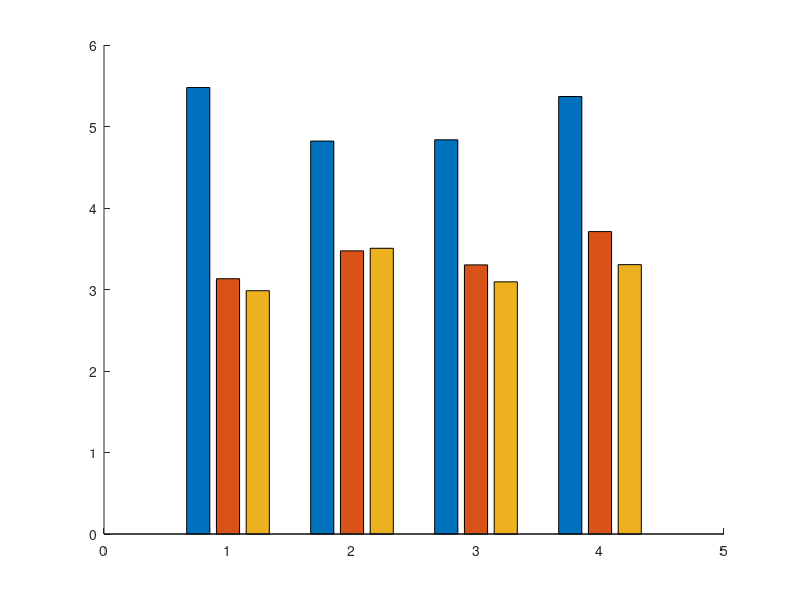

The MATLAB script that drew this image: (Note: this script raises an error after producing the figure.)

% =========================================================================
% Supplementary Figure 5: MRI Thresholds across Motion Directions
% Grouped bars + individual subject scatter + SEM error bars
% =========================================================================

% Load data
% Threshold_MEG: 3 x 4
%   Row 1 = Pre
%   Row 2 = Post1
%   Row 3 = Post2
%   Cols  = 0, 30, 60, 90 degrees
%
% subject_data: 13 x 12
%   Cols 1:4   = Pre,   0/30/60/90 degrees
%   Cols 5:8   = Post1, 0/30/60/90 degrees
%   Cols 9:12  = Post2, 0/30/60/90 degrees

%% Reactivation group
load('Fig_S5.mat', 'Threshold_MEG', 'subject_data');

% --- 1. Data Preparation ---
% assert(isequal(size(Threshold_MEG), [3, 4]), ...
%     'Threshold_MEG must be a 3 x 4 matrix.');
% 
% assert(isequal(size(subject_data), [13, 12]), ...
%     'subject_data must be a 13 x 12 matrix.');

% Rows = directions; columns = test phases
Y = Threshold_MEG';

% Calculate SEM from individual subject data
SE_MRI = zeros(3, 4);

for cond = 1:3
    for dir_idx = 1:4
        col_idx = (cond - 1) * 4 + dir_idx;
        vals = subject_data(:, col_idx);
        vals = vals(isfinite(vals));

        SE_MRI(cond, dir_idx) = std(vals, 0) / sqrt(numel(vals));
    end
end

SE_plot = SE_MRI';

% --- 2. Classic Color Palette ---
c_pre   = [127, 127, 127] / 255; % Gray
c_post1 = [91, 155, 213] / 255;  % Blue
c_post2 = [237, 125, 49] / 255;  % Orange

colors = [c_pre; c_post1; c_post2];

% --- 3. Initialize Figure ---
figure('Name', 'Supplementary Figure - MRI Thresholds', ...
    'Position', [100, 100, 760, 480], ...
    'Color', 'w');

ax = axes;
hold(ax, 'on');

x = 1:4;
bar_width = 0.8;

% --- 4. Plot Grouped Bars ---
b = bar(ax, x, Y, 'grouped', 'BarWidth', bar_width);

for cond = 1:3
    b(cond).FaceColor = colors(cond, :);
    b(cond).EdgeColor = 'none';
end

% Get actual bar centers
bar_centers = zeros(4, 3);

for cond = 1:3
    bar_centers(:, cond) = b(cond).XEndPoints(:);
end

% --- 5. Overlay Individual Subject Scatter ---
% Each direction contains 13 individual subject values per condition.

marker_size = 18;  % Smaller scatter points

for cond = 1:3
    for dir_idx = 1:4

        col_idx = (cond - 1) * 4 + dir_idx;
        vals = subject_data(:, col_idx);

        % Ignore missing or non-finite values
        valid = isfinite(vals);
        vals = vals(valid);

        % Center subjects on the corresponding bar;
        % beeswarm spreads points horizontally to reduce overlap
        x_scatter = repmat( ...
            bar_centers(dir_idx, cond), numel(vals), 1);

        beeswarm(x_scatter, vals, ...
            'sort_style', 'up', ...
            'use_current_axes', true, ...
            'colormap', colors(cond, :), ...
            'MarkerFaceAlpha', 1, ...
            'MarkerEdgeColor', 'white');

    end
end

% Reduce the size of all individual scatter markers
% The beeswarm output is plotted as Scatter objects.
scatter_handles = findobj(ax, 'Type', 'Scatter');

for k = 1:numel(scatter_handles)
    scatter_handles(k).SizeData = marker_size;
end

% Ensure bars are behind the scatter and error bars
set(ax, 'SortMethod', 'childorder');

% --- 6. Plot SEM Error Bars ---
for cond = 1:3
    errorbar(ax, bar_centers(:, cond), Y(:, cond), SE_plot(:, cond), ...
        'Color', [0.35, 0.35, 0.35], ...
        'LineStyle', 'none', ...
        'LineWidth', 1.3, ...
        'CapSize', 4);
end

% --- 7. Axes Formatting ---
ylabel(ax, 'Threshold (°)', ...
    'FontSize', 18, ...
    'FontName', 'Arial');

xlim(ax, [0.5, 4.5]);
xticks(ax, 1:4);
xticklabels(ax, {'0°', '30°', '60°', '90°'});

% Requested Y-axis range
ylim(ax, [0, 10]);
yticks(ax, 0:1:10);

set(ax, ...
    'FontName', 'Arial', ...
    'FontSize', 14, ...
    'LineWidth', 1.2, ...
    'TickDir', 'out', ...
    'TickLength', [0.015, 0.015]);

box(ax, 'off');

% --- 8. Legend ---
lgd = legend(ax, b, {'Pre', 'Post1', 'Post2'}, ...
    'Location', 'southoutside', ...
    'Orientation', 'horizontal');

lgd.Box = 'off';
lgd.FontName = 'Arial';
lgd.FontSize = 13;

hold(ax, 'off');

% --- 9. Export (optional) ---
% exportgraphics(gcf, ...
%     'Supplementary_MRI_Thresholds.png', ...
%     'Resolution', 600);

% exportgraphics(gcf, ...
%     'Supplementary_MRI_Thresholds.pdf', ...
%     'ContentType', 'vector');



%% Control group
load('Fig_S5_control.mat', 'Threshold_MEG', 'subject_data');

% --- 1. Data Preparation ---
% assert(isequal(size(Threshold_MEG), [3, 4]), ...
%     'Threshold_MEG must be a 3 x 4 matrix.');
% 
% assert(isequal(size(subject_data), [13, 12]), ...
%     'subject_data must be a 13 x 12 matrix.');

% Rows = directions; columns = test phases
Y = Threshold_MEG';

% Calculate SEM from individual subject data
SE_MRI = zeros(3, 4);

for cond = 1:3
    for dir_idx = 1:4
        col_idx = (cond - 1) * 4 + dir_idx;
        vals = subject_data(:, col_idx);
        vals = vals(isfinite(vals));

        SE_MRI(cond, dir_idx) = std(vals, 0) / sqrt(numel(vals));
    end
end

SE_plot = SE_MRI';

% --- 2. Classic Color Palette ---
c_pre   = [127, 127, 127] / 255; % Gray
c_post1 = [91, 155, 213] / 255;  % Blue
c_post2 = [237, 125, 49] / 255;  % Orange

colors = [c_pre; c_post1; c_post2];

% --- 3. Initialize Figure ---
figure('Name', 'Supplementary Figure - MRI Thresholds', ...
    'Position', [100, 100, 760, 480], ...
    'Color', 'w');

ax = axes;
hold(ax, 'on');

x = 1:4;
bar_width = 0.8;

% --- 4. Plot Grouped Bars ---
b = bar(ax, x, Y, 'grouped', 'BarWidth', bar_width);

for cond = 1:3
    b(cond).FaceColor = colors(cond, :);
    b(cond).EdgeColor = 'none';
end

% Get actual bar centers
bar_centers = zeros(4, 3);

for cond = 1:3
    bar_centers(:, cond) = b(cond).XEndPoints(:);
end

% --- 5. Overlay Individual Subject Scatter ---
% Each direction contains 13 individual subject values per condition.

marker_size = 18;  % Smaller scatter points

for cond = 1:3
    for dir_idx = 1:4

        col_idx = (cond - 1) * 4 + dir_idx;
        vals = subject_data(:, col_idx);

        % Ignore missing or non-finite values
        valid = isfinite(vals);
        vals = vals(valid);

        % Center subjects on the corresponding bar;
        % beeswarm spreads points horizontally to reduce overlap
        x_scatter = repmat( ...
            bar_centers(dir_idx, cond), numel(vals), 1);

        beeswarm(x_scatter, vals, ...
            'sort_style', 'up', ...
            'use_current_axes', true, ...
            'colormap', colors(cond, :), ...
            'MarkerFaceAlpha', 1, ...
            'MarkerEdgeColor', 'white');

    end
end

% Reduce the size of all individual scatter markers
% The beeswarm output is plotted as Scatter objects.
scatter_handles = findobj(ax, 'Type', 'Scatter');

for k = 1:numel(scatter_handles)
    scatter_handles(k).SizeData = marker_size;
end

% Ensure bars are behind the scatter and error bars
set(ax, 'SortMethod', 'childorder');

% --- 6. Plot SEM Error Bars ---
for cond = 1:3
    errorbar(ax, bar_centers(:, cond), Y(:, cond), SE_plot(:, cond), ...
        'Color', [0.35, 0.35, 0.35], ...
        'LineStyle', 'none', ...
        'LineWidth', 1.3, ...
        'CapSize', 4);
end

% --- 7. Axes Formatting ---
ylabel(ax, 'Threshold (°)', ...
    'FontSize', 18, ...
    'FontName', 'Arial');

xlim(ax, [0.5, 4.5]);
xticks(ax, 1:4);
xticklabels(ax, {'0°', '30°', '60°', '90°'});

% Requested Y-axis range
ylim(ax, [0, 10]);
yticks(ax, 0:1:10);

set(ax, ...
    'FontName', 'Arial', ...
    'FontSize', 14, ...
    'LineWidth', 1.2, ...
    'TickDir', 'out', ...
    'TickLength', [0.015, 0.015]);

box(ax, 'off');

% --- 8. Legend ---
lgd = legend(ax, b, {'Pre', 'Post1', 'Post2'}, ...
    'Location', 'southoutside', ...
    'Orientation', 'horizontal');

lgd.Box = 'off';
lgd.FontName = 'Arial';
lgd.FontSize = 13;

hold(ax, 'off');

% --- 9. Export (optional) ---
% exportgraphics(gcf, ...
%     'Supplementary_MRI_Thresholds.png', ...
%     'Resolution', 600);

% exportgraphics(gcf, ...
%     'Supplementary_MRI_Thresholds.pdf', ...
%     'ContentType', 'vector');
